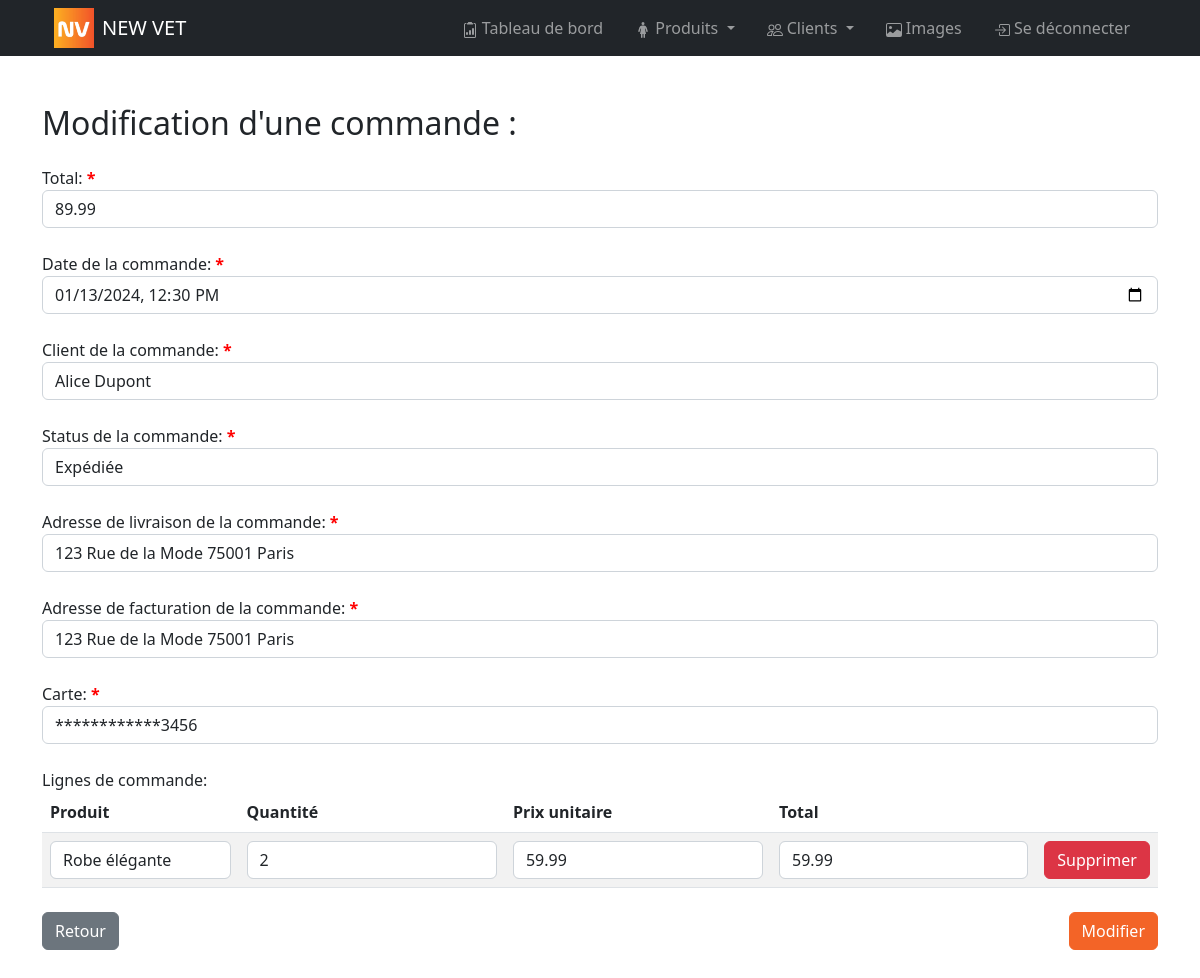
/bo/pages/orders/modify_order.php?id=1 (signed in), run on the app's committed database.
### tables this page shows
CREATE TABLE `order`(
        order_id INT AUTO_INCREMENT NOT NULL UNIQUE,
        customer_id INT NOT NULL,
        shipping_address_id INT NOT NULL,
        billing_address_id INT NOT NULL,
        card_id INT NOT NULL,
        status_id INT NOT NULL,
        order_date DATETIME NOT NULL,
        total_amount FLOAT NOT NULL DEFAULT 0,
        is_deleted BOOLEAN NOT NULL DEFAULT 0,
        created_at DATETIME NOT NULL DEFAULT NOW(),
        CONSTRAINT order_PK PRIMARY KEY (order_id),
        CONSTRAINT order_customer_FK FOREIGN KEY (customer_id) REFERENCES customer(customer_id) ON DELETE CASCADE,
        CONSTRAINT order_shipping_address_FK FOREIGN KEY (shipping_address_id) REFERENCES address(address_id),
        CONSTRAINT order_billing_address_FK FOREIGN KEY (billing_address_id) REFERENCES address(address_id),
        CONSTRAINT order_card_FK FOREIGN KEY (card_id) REFERENCES card(card_id),
        CONSTRAINT order_status_FK FOREIGN KEY (status_id) REFERENCES status(status_id)
);

CREATE TABLE customer(
        customer_id INT AUTO_INCREMENT NOT NULL UNIQUE,
        first_name VARCHAR (50) NOT NULL,
        last_name VARCHAR (50) NOT NULL,
        email VARCHAR (50) NOT NULL UNIQUE,
        connection_token VARCHAR (500),
        validate_email_token VARCHAR (500),
        reset_password_code INT (6),
        has_validated_email BOOLEAN NOT NULL DEFAULT 0,
        password VARCHAR (150) NOT NULL,
        last_login DATETIME,
        is_deleted BOOLEAN NOT NULL DEFAULT 0,
        created_at DATETIME NOT NULL DEFAULT NOW(),
        CONSTRAINT customer_PK PRIMARY KEY (customer_id)
);

CREATE TABLE status(
        status_id INT AUTO_INCREMENT NOT NULL UNIQUE,
        libelle VARCHAR (50) NOT NULL,
        color VARCHAR (7) NOT NULL UNIQUE DEFAULT '#000000',
        sort_order INT,
        is_deleted BOOLEAN NOT NULL DEFAULT 0,
        created_at DATETIME NOT NULL DEFAULT NOW(),
        CONSTRAINT status_PK PRIMARY KEY (status_id)
);

CREATE TABLE address(
        address_id INT AUTO_INCREMENT NOT NULL UNIQUE,
        customer_id INT NOT NULL,
        first_name VARCHAR (50) NOT NULL,
        last_name VARCHAR (50) NOT NULL,
        address1 VARCHAR (150) NOT NULL,
        address2 VARCHAR (150),
        city VARCHAR (50) NOT NULL,
        region VARCHAR (50),
        zip VARCHAR (6) NOT NULL,
        country_id INT NOT NULL,
        tel VARCHAR (20),
        is_deleted BOOLEAN NOT NULL DEFAULT 0,
        created_at DATETIME NOT NULL DEFAULT NOW(),
        CONSTRAINT address_PK PRIMARY KEY (address_id),
        CONSTRAINT address_country_FK FOREIGN KEY (country_id) REFERENCES country(country_id),
        CONSTRAINT address_customer_FK FOREIGN KEY (customer_id) REFERENCES customer(customer_id) ON DELETE CASCADE
);

CREATE TABLE card(
        card_id INT AUTO_INCREMENT NOT NULL UNIQUE,
        customer_id INT NOT NULL,
        first_name VARCHAR (50) NOT NULL,
        last_name VARCHAR (50) NOT NULL,
        number VARCHAR (16) NOT NULL,
        expiration_date VARCHAR (5) NOT NULL,
        cvv INT (3) NOT NULL,
        is_deleted BOOLEAN NOT NULL DEFAULT 0,
        created_at DATETIME NOT NULL DEFAULT NOW(),
        CONSTRAINT card_PK PRIMARY KEY (card_id),
        CONSTRAINT card_customer_FK FOREIGN KEY (customer_id) REFERENCES customer(customer_id) ON DELETE CASCADE
);

CREATE TABLE order_line(
        order_line_id INT AUTO_INCREMENT NOT NULL UNIQUE,
        order_id INT NOT NULL,
        product_slug VARCHAR (50) NOT NULL,
        quantity INT NOT NULL,
        line_price FLOAT NOT NULL,
        is_deleted BOOLEAN NOT NULL DEFAULT 0,
        created_at DATETIME NOT NULL DEFAULT NOW(),
        CONSTRAINT order_line_PK PRIMARY KEY (order_line_id),
        CONSTRAINT order_line_order_FK FOREIGN KEY (order_id) REFERENCES `order`(order_id) ON DELETE CASCADE,
        CONSTRAINT order_line_product_FK FOREIGN KEY (product_slug) REFERENCES product(slug)
);

CREATE TABLE product(
        slug VARCHAR (50) NOT NULL UNIQUE,
        name VARCHAR (50) NOT NULL,
        description VARCHAR (1000),
        is_highlander BOOLEAN NOT NULL DEFAULT 0,
        sort_order INT,
        price FLOAT NOT NULL DEFAULT 0,
        stock_quantity INT NOT NULL DEFAULT 0,
        is_deleted BOOLEAN NOT NULL DEFAULT 0,
        created_at DATETIME NOT NULL DEFAULT NOW(),
        CONSTRAINT product_PK PRIMARY KEY (slug)
);

### bo/pages/orders/modify_order.php (the view, shortened to what the rows shown need)
<?php
include_once APP_PATH . "controllers/order.php";
include_once APP_PATH . "controllers/card.php";
include_once APP_PATH . "controllers/status.php";
include_once APP_PATH . "controllers/customer.php";
include_once APP_PATH . "controllers/address.php";
include_once APP_PATH . "controllers/product.php";
include_once APP_PATH . 'helpers/mask_number.php';
$urlId = isset($_GET['id']) ? $_GET['id'] : '';
$statuses = getStatuses();
$customers = getCustomers(null, array(array('order' => 'ASC', 'order_by' => 'first_name')), null, 999);
$products = getProducts(null, null, null, false, null, null, null, null, 999);
if (!empty($urlId)) {
    $order = getOrder($urlId);
    $order_lines = getOrderLines($urlId);
    for($i = 0; $i < count($order_lines); $i++) {
        $order_lines[$i]['product'] = getProduct($order_lines[$i]['product_slug']);
    }
    $addresses = getAddresses($order['customer_id']);
    $card = getCard($order['card_id']);
}
?>
<!DOCTYPE html>
<html lang="fr">
<head>
    <link href="<?= APP_URL ?>bo/style/bootstrap.css" rel="stylesheet">
    <link href="<?= APP_URL ?>bo/style/main.css" rel="stylesheet">
</head>
<body>
    <div class="container mt-5">
        <h2 class="mb-4">Modification d'une commande :</h2>
        <form action="<?= $_SERVER['PHP_SELF']; ?>" method="post" class="mb-5">
            <div class="form-group my-4">
                <label class="required" for="total_amount">Total:</label>
                <input class="form-control" type="number" id="total_amount" name="total_amount" value="<?= $order['total_amount'] ?>" required readonly>
            </div>
            <div class="form-group my-4">
                <label class="required" for="order_date">Date de la commande:</label>
                <input class="form-control" type="datetime-local" id="order_date" name="order_date" value="<?= $order['order_date'] ?>" required>
            </div>
            <div class="form-group my-4">
                <label class="required" for="customer_id">Client de la commande:</label>
                <select name="customer_id" id="customer_id" class="form-control" required readonly>
                    <?php foreach ($customers as $customer) : ?>
                        <option value="<?= $customer['customer_id'] ?>" <?php if ($customer['customer_id'] == $order['customer_id']) : ?> selected <?php endif; ?>><?= $customer['first_name'] . " " . $customer['last_name'] ?></option>
                    <?php endforeach; ?>
                </select>
            </div>
            <div class="form-group my-4">
                <label class="required" for="status_id">Status de la commande:</label>
                <select name="status_id" id="status_id" class="form-control" required>
                    <?php foreach ($statuses as $status) : ?>
                        <option value="<?= $status['status_id'] ?>" <?php if ($status['status_id'] == $order['status_id']) : ?> selected <?php endif; ?>><?= $status['libelle'] ?></option>
                    <?php endforeach; ?>
                </select>
            </div>
            <div class="flex-row">
                <div class="form-group my-4">
                    <label class="required" for="shipping_address_id">Adresse de livraison de la commande:</label>
                    <select name="shipping_address_id" id="shipping_address_id" class="form-control" required>
                        <?php foreach ($addresses as $address) : ?>
                            <option value="<?= $address['address_id'] ?>" <?php if ($address['address_id'] == $order['shipping_address_id']) : ?> selected <?php endif; ?>>
                                <?= $address['address1'] . " " . $address['address2'] . " " . $address['zip'] . " " . $address['city'] . " " . $address['region'] ?>
                            </option>
                        <?php endforeach; ?>
                    </select>
                </div>
                <div class="form-group my-4">
                    <label class="required" for="billing_address_id">Adresse de facturation de la commande:</label>
                    <select name="billing_address_id" id="billing_address_id" class="form-control" required>
                        <?php foreach ($addresses as $address) : ?>
                            <option value="<?= $address['address_id'] ?>" <?php if ($address['address_id'] == $order['billing_address_id']) : ?> selected <?php endif; ?>>
                                <?= $address['address1'] . " " . $address['address2'] . " " . $address['zip'] . " " . $address['city'] . " " . $address['region'] ?>
                            </option>
                        <?php endforeach; ?>
                    </select>
                </div>
            </div>
            <div class="form-group my-4">
                <label class="required" for="card_number">Carte:</label>
                <input class="form-control" type="text" id="card_number" name="card_number" value="<?= mask_number($card['number']) ?>" required readonly>
            </div>
            <div class="form-group my-4">
                <table class="table table-striped">
                    <thead>
                        <tr>
                            <th>Produit</th>
                            <th>Quantité</th>
                            <th>Prix unitaire</th>
                            <th>Total</th>
                            <th>&nbsp;</th>
                        </tr>
                    </thead>
                    <tbody>
                        <?php foreach ($order_lines as $order_line) : ?>
                            <tr>
                                <td>
                                    <select id="product.product_slug.<?= $order_line['order_line_id'] ?>" name="orders_line[<?= $order_line['order_line_id'] ?>][product][product_slug]" class="form-control" required>
                                        <?php foreach ($products as $product) : ?>
                                            <option value="<?= $product['slug'] ?>" <?php if ($product['slug'] == $order_line['product_slug']) : ?> selected <?php endif; ?>>
                                                <?= $product['name']  ?>
                                            </option>
                                        <?php endforeach; ?>
                                    </select>
                                </td>
                                <td>
                                    <input class="form-control" type="number" id="quantity.<?= $order_line['order_line_id'] ?>" name="orders_line[<?= $order_line['order_line_id'] ?>][quantity]" value="<?= $order_line['quantity'] ?>" required min="1">
                                </td>
                                <td>
                                    <input class="form-control" type="number" id="product.price.<?= $order_line['order_line_id'] ?>" name="orders_line[<?= $order_line['order_line_id'] ?>][product][price]" value="<?= $order_line['product']['price'] ?>" required readonly>
                                </td>
                                <td>
                                    <input class="form-control" type="number" id="line_price.<?= $order_line['order_line_id'] ?>" name="orders_line[<?= $order_line['order_line_id'] ?>][line_price]" value="<?= $order_line['line_price'] ?>" required readonly>
                                </td>
                                <td>
                                    <a href="<?= $_SERVER['PHP_SELF']; ?>?id=<?= $urlId ?>&line_to_delete=<?= $order_line['order_line_id'] ?>" class="btn btn-danger">Supprimer</a>
                                </td>
                            </tr>
                        <?php endforeach; ?>
                    </tbody>
                </table>
            </div>
        </form>
    </div>
</body>
</html>

### data on the page
order: total_amount "89.99", order_date "01/13/2024 12:30", customer_id "Alice Dupont", status_id "Expédiée", shipping_address_id "123 Rue de la Mode 75001 Paris", billing_address_id "123 Rue de la Mode 75001 Paris"
card: card_number "************3456"
order_line: product_slug+order_line_id "Robe élégante", quantity "2", product_slug.price "59.99", line_price "59.99"

### other printed values
APP_NAME "NEW VET"
